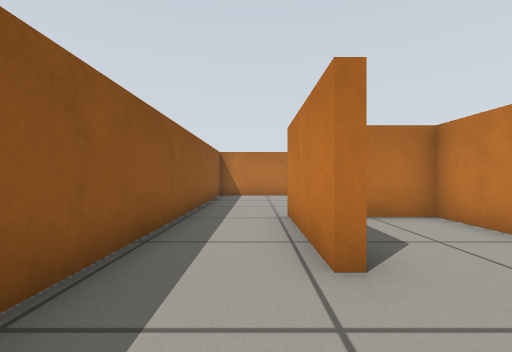
[1] (above)

21 first-person views from a walk through a Gazebo world. The camera is 0.45 m above the floor, looks level and sees 90° across. Floor lines are 1 m apart. The floor is counted in squares, 0.5 m on a side. Each view is taken from the middle of a square. On the plan, view 1 faces up. The plan holds only what a view shows up to about 10 squares ahead; the rest is blank. Robots are left out.

[2]
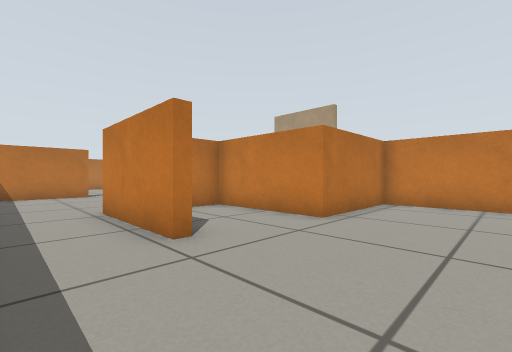

[3]
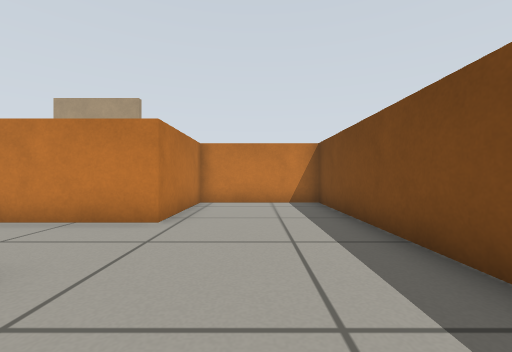

[4]
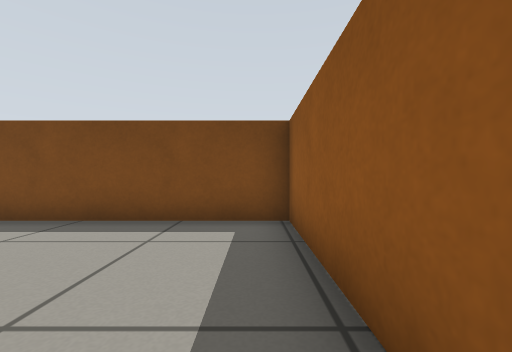

[5]
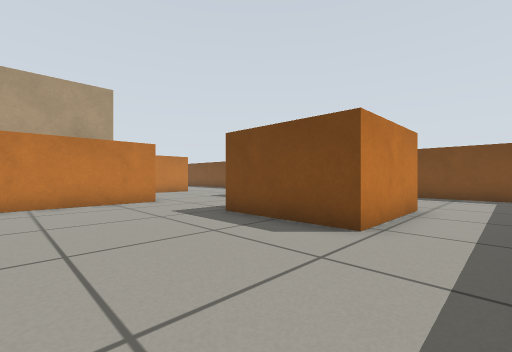

[6]
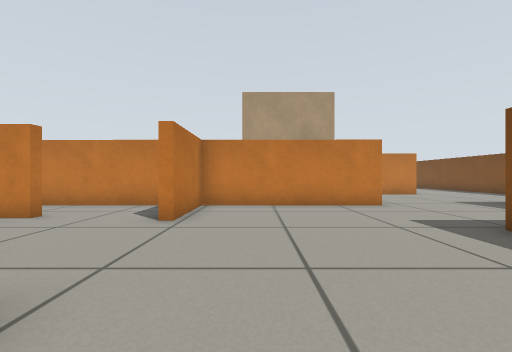

[7]
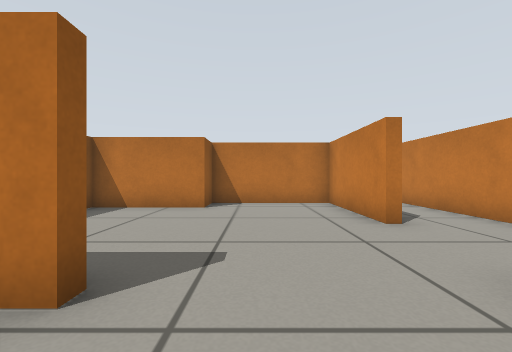

[8]
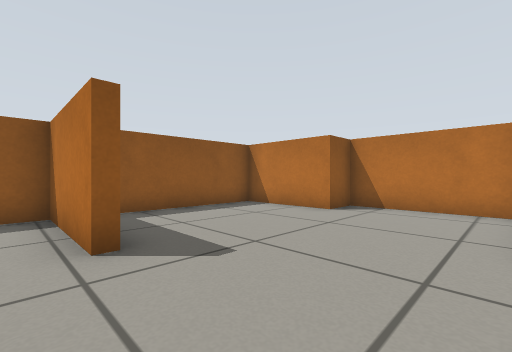

[9]
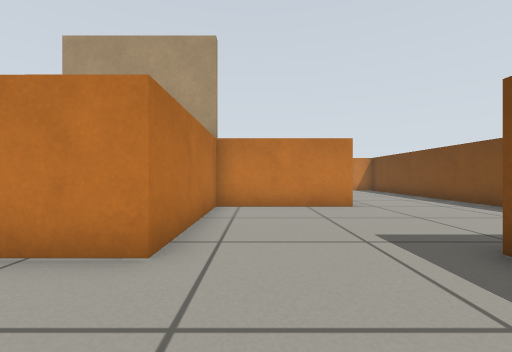

[10]
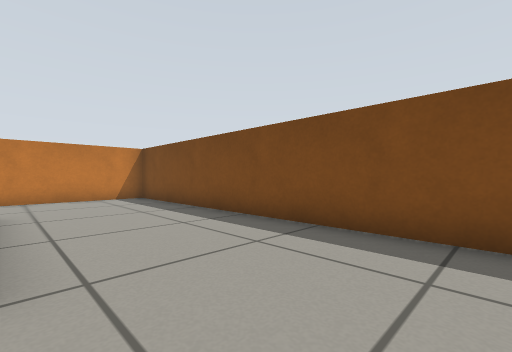

[11]
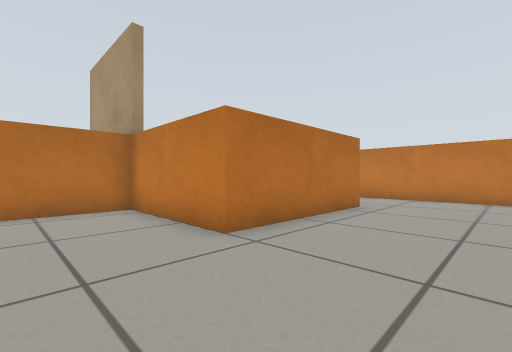

[12]
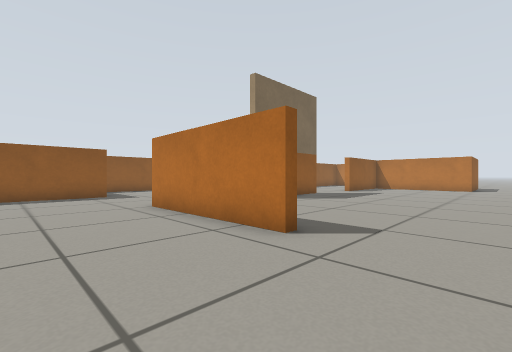

[13]
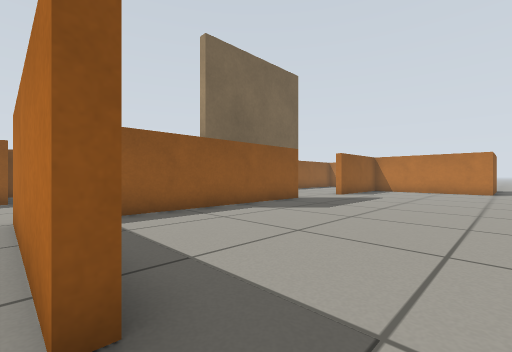

[14]
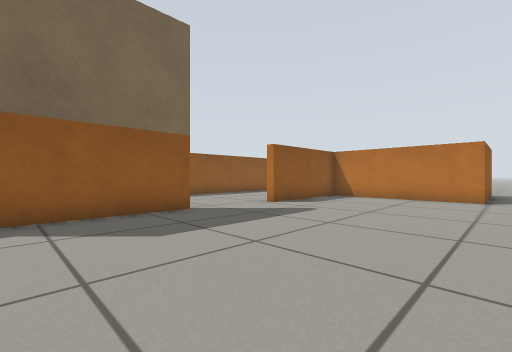

[15]
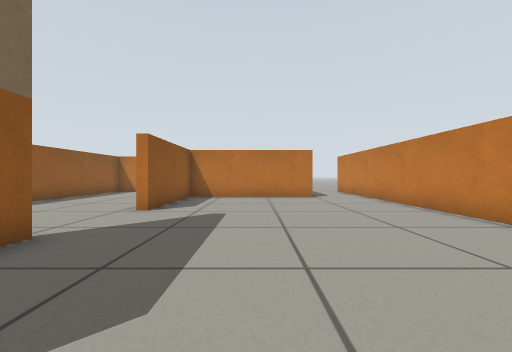

[16]
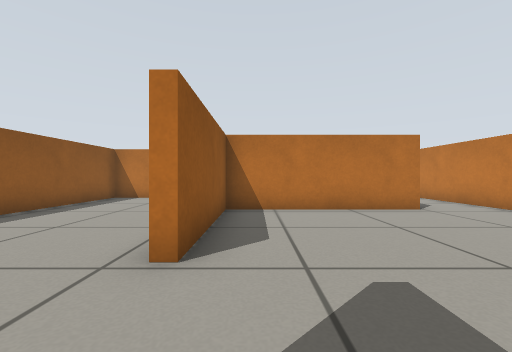

[17]
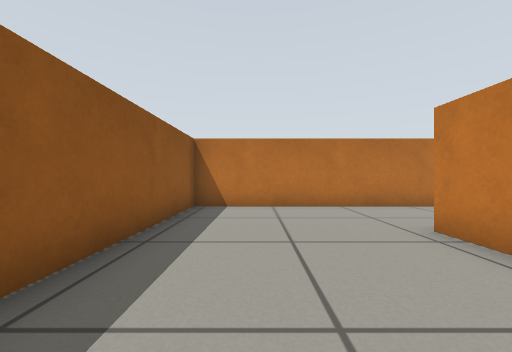

[18]
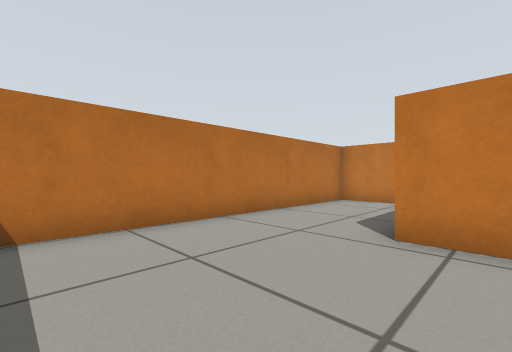

[19]
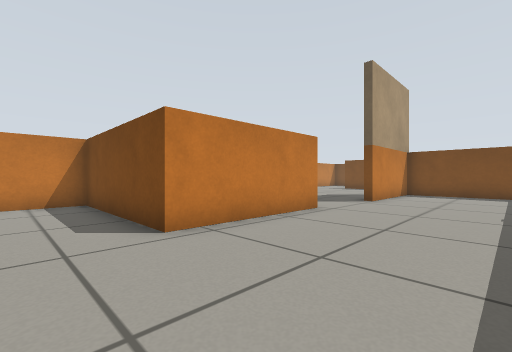

[20]
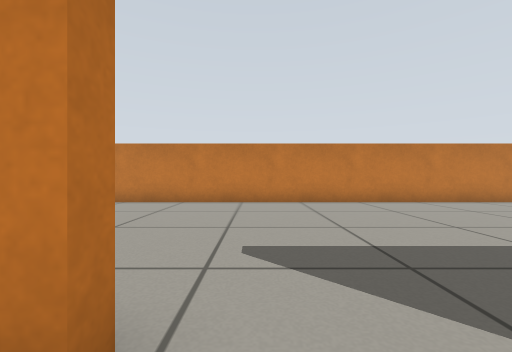

[21]
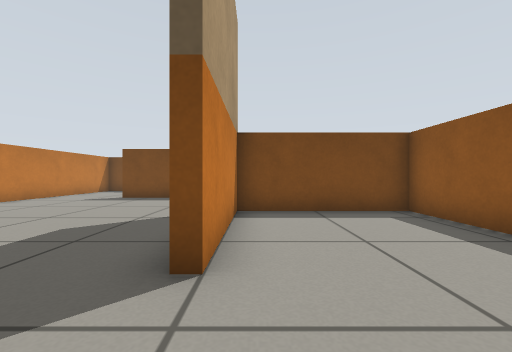

### Floor plan
Points are (right, up) in squares from view 1. A wall is a line through its corners. A room is listed if a view was taken in it or the views show most of it. See-through windows are left out.
Room 1 (views 1, 2, 3)
walls: (1.1, 2.4) (0.7, 2.4); (-1.7, 2.6) (-1.7, -2.1) (7.7, -2.1) (7.8, 1.9) (3.9, 1.9) (3.9, 5.6) (2.4, 5.6)
ways out: opening at (-0.5, 3) to room 2
Room 2 (views 4, 5, 6, 7, 8, 9, 10, 11, 12, 13, 14, 15, 16, 17, 18, 19, 20, 21)
walls: (12.9, 13.6) (12.9, 18.2) (18.1, 18.2) (18.1, 21.6) (8.2, 21.6) (8.1, 15.8); (8.1, 9.2) (8.1, 6.5) (12.5, 6.5) (12.5, 10.7) (12.8, 10.7) (12.8, 3.9); (5.4, 14.8) (5.4, 18.5) (1.7, 18.5) (1.7, 17.3) (-1.7, 17.3) (-1.7, 13); (1.7, 12.1) (1.7, 11.7) (-1.7, 11.7) (-1.7, 2.6); (8.1, 1.1) (8.1, -1.1); (17.5, 2.2) (12.5, 2.2) (12.5, 6.2) (7.8, 6.2) (7.8, 11.7) (5.1, 11.7); (18.4, 20.1) (18.4, 17.9) (13.2, 17.9) (13.2, 13.6); (10, -2.1) (20.1, -2.1); (0.7, 2.4) (0.7, 5.9) (4.2, 5.9); (20.7, -1.5) (20.7, 21)
ways out: opening at (-0.5, 3) to room 1; opening at (6, 13.5)

Where each view was taken, in squares from view 1:
view 1: 0 up, 0 right, facing up
view 2: 1 down, 1 left, facing up-right
view 3: 0 up, 1 left, facing right
view 4: 3 up, 1 left, facing down
view 5: 10 up, 1 left, facing down-right
view 6: 10 up, 0 right, facing right
view 7: 10 up, 3 right, facing up
view 8: 11 up, 5 right, facing up-left
view 9: 5 up, 5 right, facing right
view 10: 2 up, 10 right, facing down-right
view 11: 1 down, 10 right, facing up-right
view 12: 1 down, 20 right, facing up-left
view 13: 2 up, 19 right, facing up-left
view 14: 7 up, 19 right, facing up-left
view 15: 7 up, 16 right, facing up
view 16: 11 up, 14 right, facing up
view 17: 14 up, 10 right, facing up
view 18: 17 up, 9 right, facing up-right
view 19: 20 up, 9 right, facing down-right
view 20: 13 up, 12 right, facing right
view 21: 13 up, 12 right, facing down
